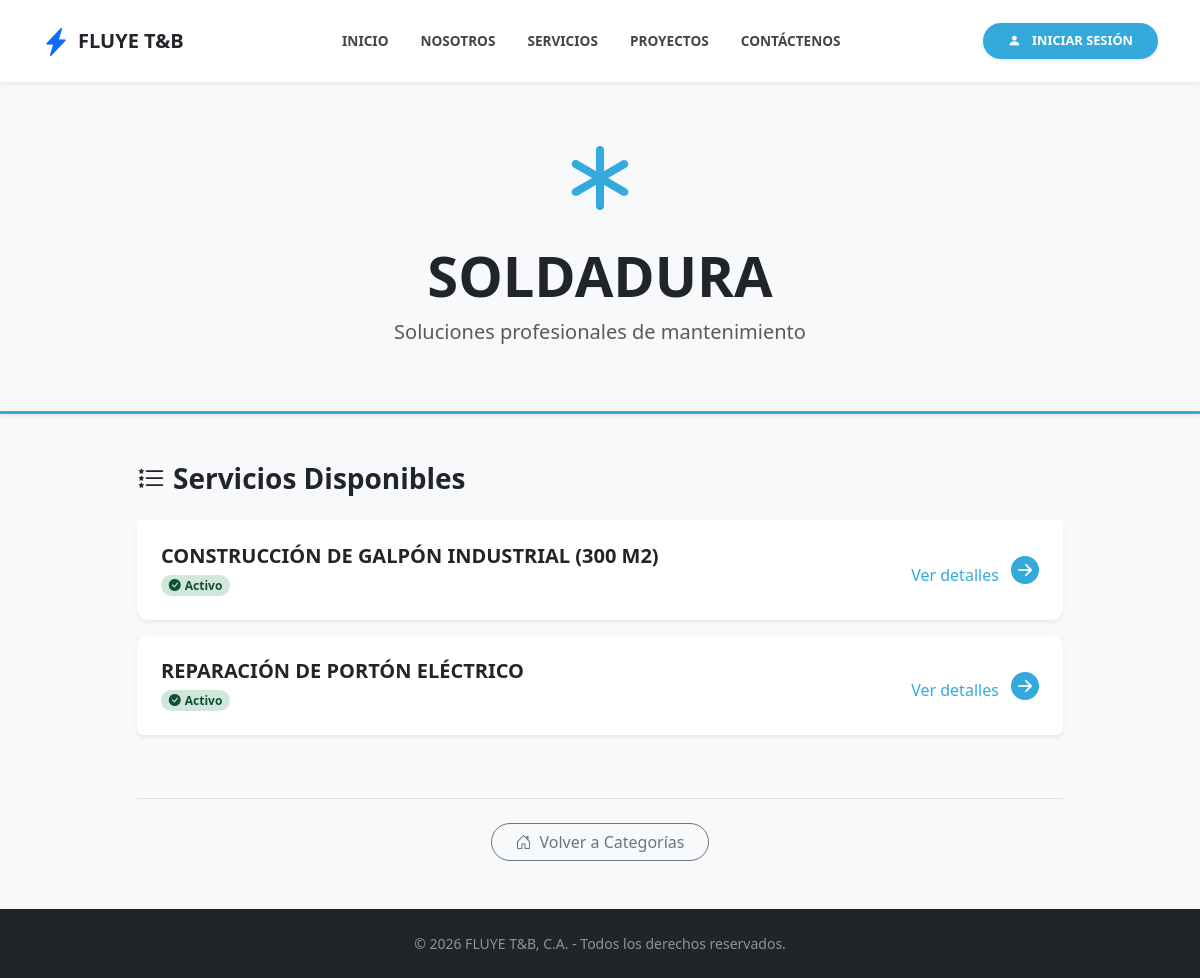
Page /categoria_detalle.php?id=2 on the committed database.
### tables this page shows
CREATE TABLE `tipo` (
  `id_tipo` int NOT NULL,
  `nombre_tipo` varchar(100) DEFAULT NULL,
  `icono_tipo` varchar(50) DEFAULT 'bi-tag'
);

CREATE TABLE `servicio` (
  `id_servicio` int NOT NULL,
  `tipo_servicio` varchar(100) DEFAULT NULL,
  `precio_referencial` decimal(10,2) DEFAULT NULL,
  `unidad_medida` enum('Hora','Metro','Kilo','Global') DEFAULT 'Global',
  `id_status` int DEFAULT NULL,
  `id_tipo` int DEFAULT NULL
);

CREATE TABLE `status_servicios` (
  `id_status` int NOT NULL,
  `nombre_status` varchar(50) DEFAULT NULL
);

### categoria_detalle.php (the view, shortened to what this page needs)
<?php
$host = 'localhost';
$db   = 'fluyetyb_proyecto';
$user = 'fluyetyb_fluyetyb-proyecto';
$pass = 'Cum2026*';
$conexion = mysqli_connect($host, $user, $pass, $db);
if (isset($_GET['id']) && is_numeric($_GET['id'])) {
    $id_tipo = mysqli_real_escape_string($conexion, $_GET['id']);
    $query_cat = "SELECT nombre_tipo, icono_tipo FROM tipo WHERE id_tipo = '$id_tipo' LIMIT 1";
    $res_cat = mysqli_query($conexion, $query_cat);
    $datos_cat = mysqli_fetch_assoc($res_cat);
} else {
    header("Location: index.php");
    exit();
}
?>
<!DOCTYPE html>
<html lang="es">
<head>
    <link href="https://cdn.jsdelivr.net/npm/bootstrap@5.3.0/dist/css/bootstrap.min.css" rel="stylesheet">
    <link rel="stylesheet" href="https://cdn.jsdelivr.net/npm/bootstrap-icons@1.11.0/font/bootstrap-icons.css">
</head>
<body class="bg-light">
    <?php include 'menu.php'; ?>
    <header class="header-categoria py-5 mb-5 text-center shadow-sm">
        <div class="container">
            <i class="bi <?php echo $datos_cat['icono_tipo']; ?> text-brand icon-large"></i>
            <h1 class="display-4 fw-bold text-uppercase mt-3"><?php echo $datos_cat['nombre_tipo']; ?></h1>
            <p class="lead text-muted">Soluciones profesionales de mantenimiento</p>
        </div>
    </header>
    <main class="container mb-5">
        <div class="row justify-content-center">
            <div class="col-md-10">
                <h3 class="fw-bold mb-4 text-dark"><i class="bi bi-list-stars me-2"></i>Servicios Disponibles</h3>
                <div class="list-group border-0">
                    <?php
                    $query_serv = "SELECT s.id_servicio, s.tipo_servicio, st.nombre_status
                                   FROM servicio s
                                   LEFT JOIN status_servicios st ON s.id_status = st.id_status
                                   WHERE s.id_tipo = '$id_tipo'
                                   AND s.id_status = 1
                                   ORDER BY s.tipo_servicio ASC";
                    $res_serv = mysqli_query($conexion, $query_serv);
                    if ($res_serv && mysqli_num_rows($res_serv) > 0) {
                        while ($servicio = mysqli_fetch_assoc($res_serv)) {
                            ?>
                            <a href="servicio_detalle.php?id=<?php echo $servicio['id_servicio']; ?>"
                               class="list-group-item list-group-item-action p-4 card-servicio border-0 shadow-sm">
                                <div class="d-flex w-100 justify-content-between align-items-center">
                                    <div>
                                        <h5 class="mb-1 fw-bold text-uppercase text-dark"><?php echo htmlspecialchars($servicio['tipo_servicio']); ?></h5>
                                        <span class="badge rounded-pill badge-activo">
                                            <i class="bi bi-check-circle-fill me-1"></i><?php echo htmlspecialchars($servicio['nombre_status']); ?>
                                        </span>
                                    </div>
                                    <div class="text-brand">
                                        <span class="me-2 d-none d-sm-inline">Ver detalles</span>
                                        <i class="bi bi-arrow-right-circle-fill fs-3"></i>
                                    </div>
                                </div>
                            </a>
                            <?php
                        }
                    }
                    ?>
                </div>
                <div class="mt-5 border-top pt-4 text-center">
                    <a href="index.php#servicios" class="btn btn-outline-secondary rounded-pill px-4">
                        <i class="bi bi-house-door me-2"></i>Volver a Categorías
                    </a>
                </div>
            </div>
        </div>
    </main>
    <footer class="py-4 bg-dark text-white text-center">
        <div class="container">
            <p class="mb-0 small opacity-50">&copy; <?php echo date('Y'); ?> FLUYE T&B, C.A. - Todos los derechos reservados.</p>
        </div>
    </footer>
</body>
</html>

### categoria_detalle.php (style rules this page uses)
:root { --blue-brand: #34aadc; }
.text-brand { color: var(--blue-brand); }
.header-categoria { background-color: #f8f9fa; border-bottom: 3px solid var(--blue-brand); }
.icon-large { font-size: 4rem; }
.card-servicio { transition: all 0.3s ease; border-left: 5px solid var(--blue-brand); border-radius: 12px; margin-bottom: 15px; }
.badge-activo { background-color: #d1e7dd; color: #0f5132; }

### rows in the picture
tipo: nombre_tipo "SOLDADURA"
servicio: tipo_servicio "CONSTRUCCIÓN DE GALPÓN INDUSTRIAL (300 M2)", id_status.nombre_status "Activo"
servicio: tipo_servicio "REPARACIÓN DE PORTÓN ELÉCTRICO", id_status.nombre_status "Activo"
